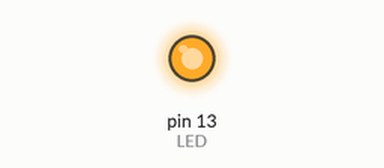
Simulated run of this sketch. Board: Arduino Uno, built with avr-gcc and run on an emulated ATmega328P. Shown: output pins drawn as LEDs (lit = HIGH). What the sketch prints to the serial monitor is not drawn.

Above: at 0.5 s.
At 3.5 s:
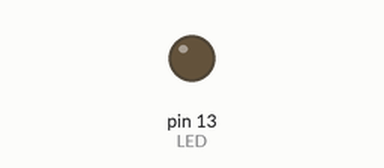
Timing chart, 0 to 7.8 s (numbered marks = the images above):
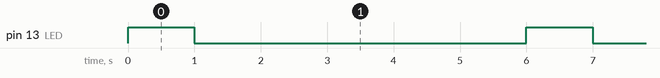

Measured:
- by itself, pin 13 (LED): alternates HIGH for 1.0 s and LOW for 5.0 s

The sketch:

Ejercicio2.ino
```cpp
#define LED 13

void setup() {

  pinMode(LED, OUTPUT);

  Serial.begin(9600);

}

void loop() {

  digitalWrite(LED, HIGH);
  Serial.println("LED ENCENDIDO!");
  delay(1000);
  digitalWrite(LED, LOW);
  delay(5000);

}
```
